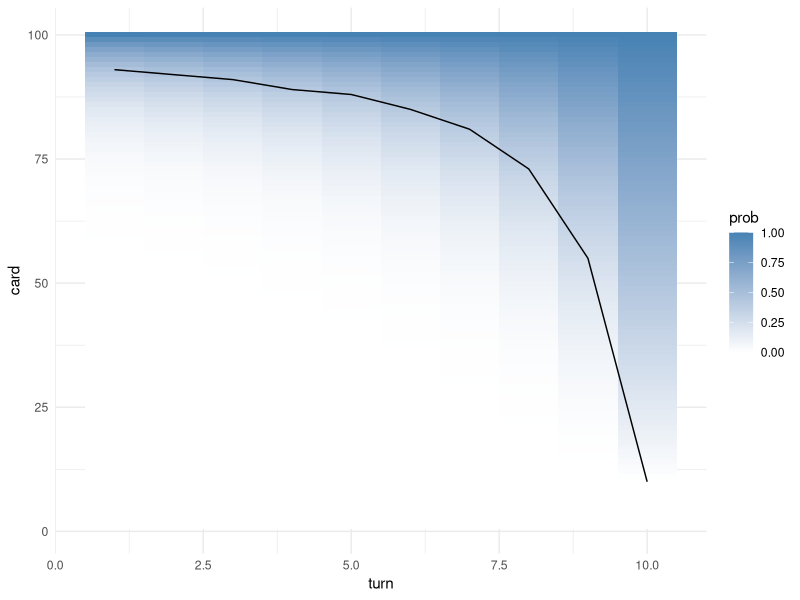

Recreate this plot in R.
# https://fivethirtyeight.com/features/pick-a-card-any-card/
# From a shuffled deck of 100 cards that are numbered 1 to 100, 
# you are dealt 10 cards face down. You turn the cards over one by one. 
# After each card, you must decide whether to end the game. 
# If you end the game on the highest card in the hand you were dealt, you win; 
# otherwise, you lose.
# What is the strategy that optimizes your chances of winning? 
# How does the strategy change as the sizes of the deck and the hand are changed?

# Libraries
library(tidyverse)

# Input
no_cards <- 100
no_turns <-  10

#Code
cards <- no_cards:1
turns <- no_turns:1

# If current card is not you high card then continue picking
# Otherwise if current card is your high card:

y <- matrix(NA, nrow = max(turns), ncol = max(cards))
for (i in cards) {
  x <- numeric(max(turns))
  for (j in turns) {
    lwr <- i - (max(turns) - j)
    tot <- max(cards) - (max(turns) - j)
    a <- pmax(0, (lwr - 1):(lwr - j))
    b <- (tot - 1):(tot - j)
    x[(max(turns) - j + 1)] <- tail(cumprod(a / b), 1)
  }
  y[, (max(cards) - i + 1)] <- x
}

xval <- yval <- numeric(nrow(y))
for (i in 1:nrow(y)) {
  xval[i] <- i
  yval[i] <- max(cards) - max(which(y[i, ] > 0.5))
}
yval <- c(yval[2:max(turns)], max(turns))
line <- tibble(x = xval, y = yval)

colnames(y) <- max(cards):1
y <- as_tibble(y) %>% 
  mutate(turn = 1:max(turns)) %>% 
  gather(max(cards):1, key = card, value = prob) %>% 
  mutate(card = as.numeric(card))

# Output
ggplot(y, aes(turn, card)) + 
  geom_tile(aes(fill = prob)) + 
  scale_fill_gradient(low = "white", high = "steelblue") +
  theme_minimal() +
  layer(geom = "line", stat = "identity", 
        position = "identity", data = line,
        aes(x, y))
as_tibble(paste0("For turn ", xval, " stop if card >= ", yval))
